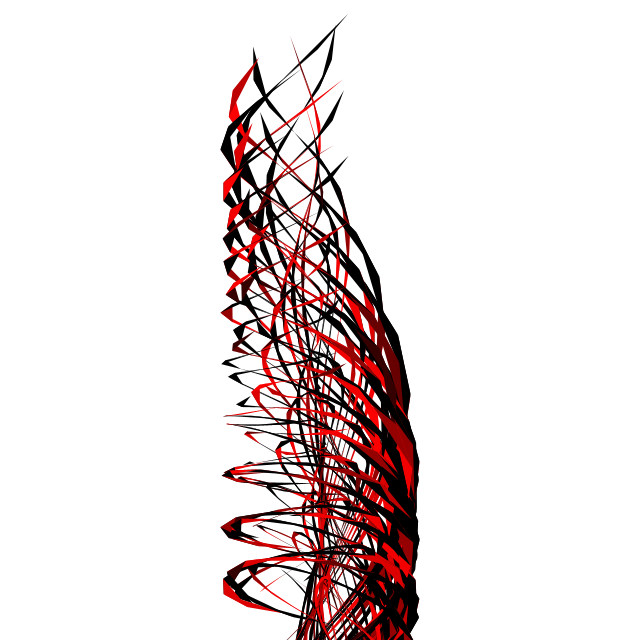
Frame 1 (no input)
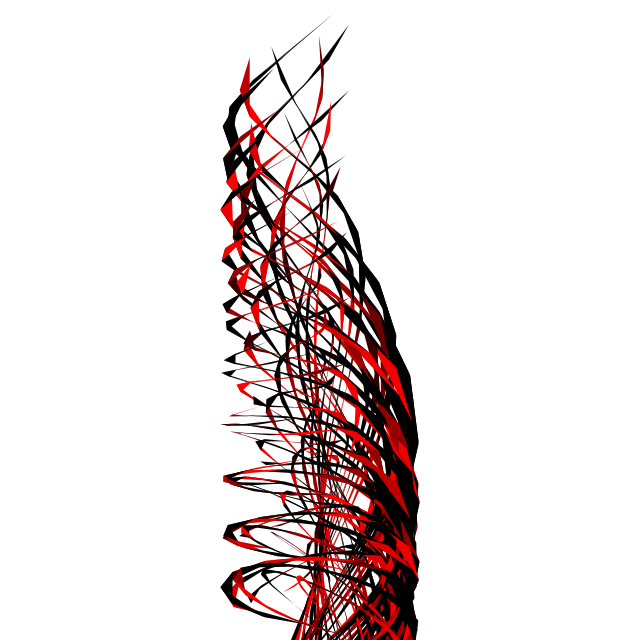
Frame 60 (the mouse pressed at the canvas centre just before this capture)
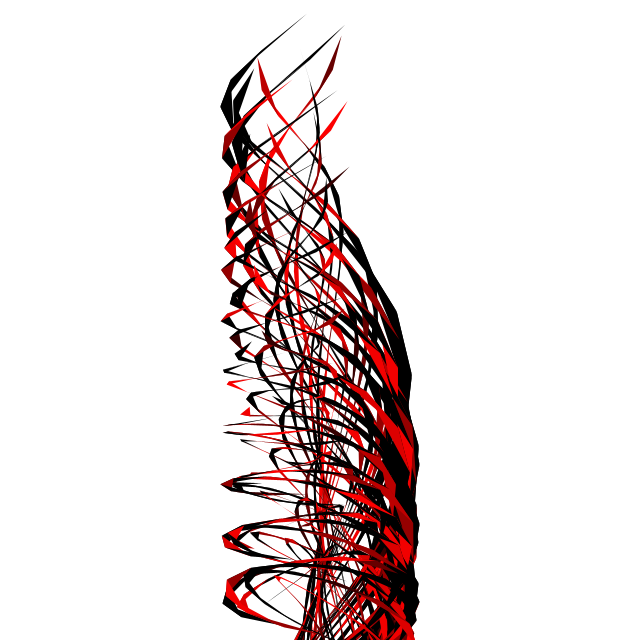
Frame 120 (the mouse held since frame 60 and released just before this capture)

The Processing sketch that drew these frames (run headless with seeded random() and noise(); from frame 60 on, the mouse is pressed at the canvas centre):

// Processing sketch: processing_169760
// ── processing_169760.pde

float num;
void setup() {
  size(640, 640);
  noStroke();
}

void draw() {
  background(255);
  translate(width/2, height);
  for (int q = 60; q > 0; q--) {
    beginShape(TRIANGLE_STRIP);
    for (int i = 0; i < 180; i+=12) {
      float d = map(q, 60, 0, 4, 0.1);
      fill(sin(radians(i*q))*255, 0, 0);
      vertex(sin(radians(i*2))*50+sin(q+i+num)*50, cos(radians(i*2))*50-i*d);
    }
    endShape();
  }
  num+=0.01;
}
